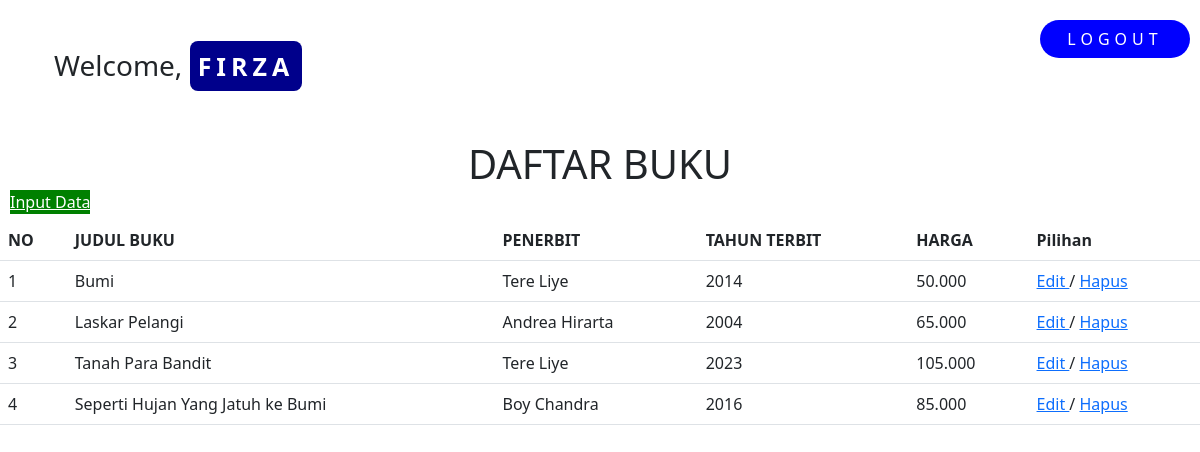
/viewbuku.php (signed in), run on the app's committed database.
### tables this page shows
CREATE TABLE `tbl_mahasiswa` (
  `npm` int(11) NOT NULL,
  `namaMhs` varchar(50) NOT NULL,
  `prodi` varchar(25) NOT NULL,
  `alamat` varchar(25) NOT NULL,
  `noHp` varchar(25) NOT NULL
);

### viewbuku.php (the view, shortened to what this page needs)
<?php
    include 'connection.php';
?>
<!doctype html>
<html lang="en">
<head>
  <link href="https://cdn.jsdelivr.net/npm/bootstrap@5.2.1/dist/css/bootstrap.min.css" rel="stylesheet"
>
    <link rel="stylesheet" href="https://cdn.jsdelivr.net/npm/bootstrap-icons@1.10.2/font/bootstrap-icons.css">
</head>
<body>
<div class="container">
<h3>Welcome,  <span><?=$_SESSION['name'];?></span></h3>
<a href="index.php" class="btn">LOGOUT</a>
</div>
<!DOCTYPE html>
<link href="https://cdn.jsdelivr.net/npm/bootstrap@5.0.2/dist/css/bootstrap.min.css" rel="stylesheet">
<html lang="en">
<head>
</head>
<body>
   <h1>DAFTAR BUKU</h1>
   <a href="inputbuku.php" class="btn1">Input Data</a>
   <br />
   <table class="table">
    <tr>
        <th>NO</th>
        <th>JUDUL BUKU</th>
        <th>PENERBIT</th>
        <th>TAHUN TERBIT</th>
        <th>HARGA</th>
        <th>Pilihan</th>
    </tr>
    <?php
    if(isset($_GET['cari'])){
        $cari = $_GET['cari'];
        $query = "SELECT * FROM tbl_mahasiswa WHERE namaMhs='$cari'";
    }else{
        $query = "SELECT * FROM tbl_mahasiswa ORDER BY npm ASC ";
    }
    $result = mysqli_query($conn,$query);
    while ($data = mysqli_fetch_assoc($result)) {
        echo "<tr>";
        echo "<td>$data[npm]</td>";
        echo "<td>$data[namaMhs]</td>";
        echo "<td>$data[prodi]</td>";
        echo "<td>$data[alamat]</td>";
        echo "<td>$data[noHp]</td>";
        echo '<td>
         <a href="editbuku.php?npm='.$data['npm'].'" >Edit </a> /
         <a href="hapusbuku.php?npm='.$data['npm'].'"
            onclick="return confirm(\'Anda Yakin Akan Menghapus Data?\')">Hapus</a>
        </td>';
        echo '</tr>';
        }
            ?>
        </table>
        <br><br>
    </body>
</html>

### viewbuku.php (style rules this page uses)
.container { min-height: 140px; width:200px; display: flex; justify-content: center; align-items: justify; flex-direction: column; padding: 8px; font-family: 'Segoe UI', Tahoma, Geneva, Verdana, sans-serif; }
.container span { background-color: darkblue; color: white; padding: 8px; margin: 5pxpx; border-radius: 8px; font-size: 25px; font-weight: 600; letter-spacing: 5px; text-transform: uppercase; }
.container .btn { margin-top: -30px; width: 150px; background-color: blue; color: white; font-weight: 500; letter-spacing: 5px; text-transform: uppercase; border-radius: 20px; }
.btn { position: fixed; top:50px; right:10px; }
.btn1 { position: fixed; top:200px; left:10px; margin-top: -10px; background-color: green; color: white; font-weight: 500; color: white; }
h1 { text-align: center; }

### data on the page
tbl_mahasiswa: npm "1", namaMhs "Bumi", prodi "Tere Liye", alamat "2014", noHp "50.000"
tbl_mahasiswa: npm "2", namaMhs "Laskar Pelangi", prodi "Andrea Hirarta", alamat "2004", noHp "65.000"
tbl_mahasiswa: npm "3", namaMhs "Tanah Para Bandit", prodi "Tere Liye", alamat "2023", noHp "105.000"
tbl_mahasiswa: npm "4", namaMhs "Seperti Hujan Yang Jatuh ke Bumi", prodi "Boy Chandra", alamat "2016", noHp "85.000"

### other printed values
$_SESSION['name'] "FIRZA"
